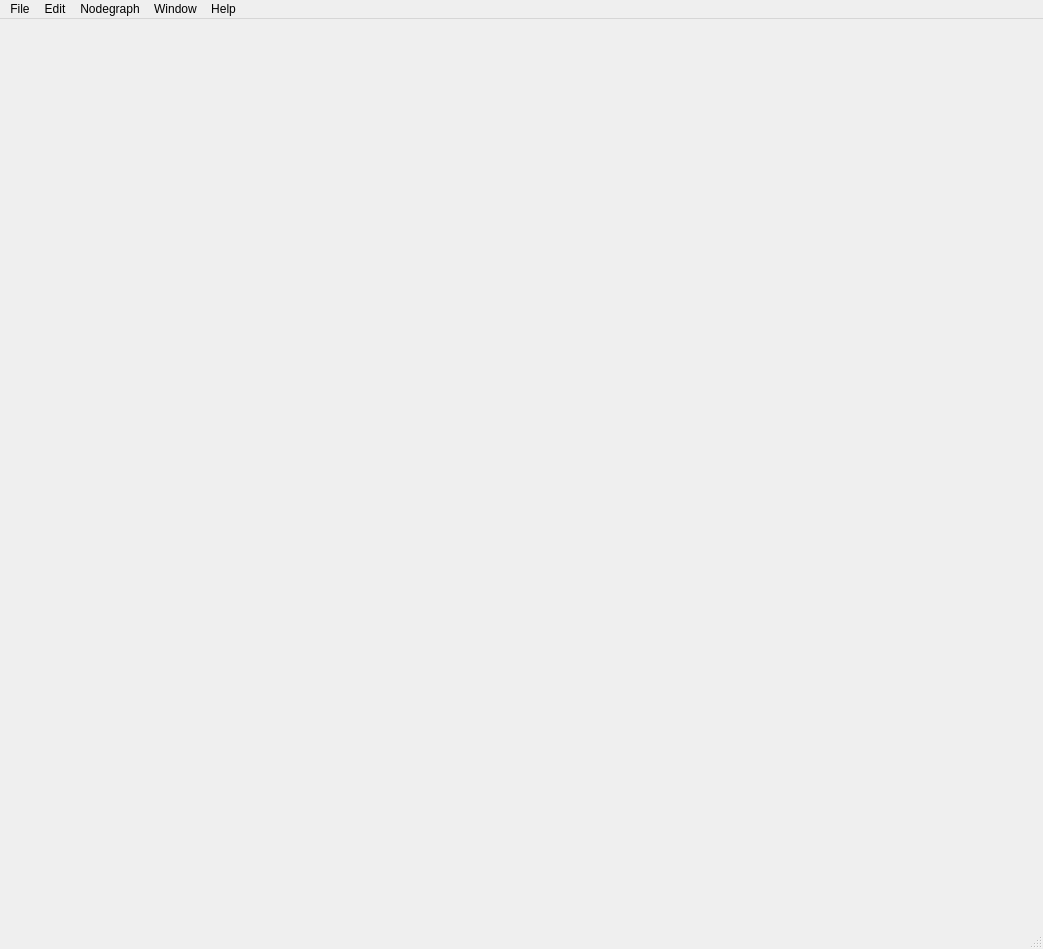
<?xml version="1.0" encoding="UTF-8"?>
<ui version="4.0">
 <class>DCCUI</class>
 <widget class="QMainWindow" name="DCCUI">
  <property name="geometry">
   <rect>
    <x>0</x>
    <y>0</y>
    <width>1043</width>
    <height>949</height>
   </rect>
  </property>
  <property name="windowTitle">
   <string>MainWindow</string>
  </property>
  <property name="documentMode">
   <bool>false</bool>
  </property>
  <property name="dockOptions">
   <set>QMainWindow::AllowNestedDocks|QMainWindow::AllowTabbedDocks|QMainWindow::AnimatedDocks|QMainWindow::ForceTabbedDocks</set>
  </property>
  <widget class="QWidget" name="centralwidget"/>
  <widget class="QMenuBar" name="menubar">
   <property name="geometry">
    <rect>
     <x>0</x>
     <y>0</y>
     <width>1043</width>
     <height>31</height>
    </rect>
   </property>
   <widget class="QMenu" name="menuFile">
    <property name="title">
     <string>File</string>
    </property>
    <addaction name="actionNew"/>
    <addaction name="actionOpen"/>
    <addaction name="actionSave"/>
    <addaction name="actionSaveAs"/>
    <addaction name="actionQuit"/>
   </widget>
   <widget class="QMenu" name="menuEdit">
    <property name="title">
     <string>Edit</string>
    </property>
    <addaction name="actionCut"/>
    <addaction name="actionCopy"/>
    <addaction name="actionPaste"/>
    <addaction name="actionDuplicate"/>
    <addaction name="actionSelect_All"/>
    <addaction name="separator"/>
   </widget>
   <widget class="QMenu" name="menuHelp">
    <property name="title">
     <string>Help</string>
    </property>
    <addaction name="actionDocs"/>
    <addaction name="actionAbout"/>
   </widget>
   <widget class="QMenu" name="menuNodegraph">
    <property name="title">
     <string>Nodegraph</string>
    </property>
    <widget class="QMenu" name="menuAdd_Nodes">
     <property name="title">
      <string>Add Nodes...</string>
     </property>
     <widget class="QMenu" name="menuTesting">
      <property name="title">
       <string>Testing Node Subcat</string>
      </property>
      <addaction name="actionTesting_Add_Node"/>
     </widget>
     <addaction name="menuTesting"/>
    </widget>
    <addaction name="menuAdd_Nodes"/>
    <addaction name="actionExtract_Node"/>
    <addaction name="actionIgnore_Node"/>
    <addaction name="actionEdit_Node"/>
    <addaction name="actionView_Node"/>
   </widget>
   <widget class="QMenu" name="menuWindow">
    <property name="title">
     <string>Window</string>
    </property>
    <widget class="QMenu" name="menuNew_Floating_Window">
     <property name="title">
      <string>New Floating Window</string>
     </property>
     <addaction name="actionTest_Windows"/>
    </widget>
    <widget class="QMenu" name="menuSaved_Layouts_2">
     <property name="title">
      <string>Saved Layouts</string>
     </property>
     <addaction name="actionTest_Saved_Layouts"/>
    </widget>
    <addaction name="menuNew_Floating_Window"/>
    <addaction name="actionSave_Layout_2"/>
    <addaction name="menuSaved_Layouts_2"/>
   </widget>
   <addaction name="menuFile"/>
   <addaction name="menuEdit"/>
   <addaction name="menuNodegraph"/>
   <addaction name="menuWindow"/>
   <addaction name="menuHelp"/>
  </widget>
  <widget class="QStatusBar" name="statusbar"/>
  <action name="actionNew">
   <property name="text">
    <string>&amp;New</string>
   </property>
   <property name="shortcut">
    <string>Ctrl+N</string>
   </property>
  </action>
  <action name="actionOpen">
   <property name="text">
    <string>&amp;Open</string>
   </property>
   <property name="shortcut">
    <string>Ctrl+O</string>
   </property>
  </action>
  <action name="actionSave">
   <property name="text">
    <string>&amp;Save</string>
   </property>
   <property name="shortcut">
    <string>Ctrl+S</string>
   </property>
  </action>
  <action name="actionSaveAs">
   <property name="text">
    <string>Save As...</string>
   </property>
   <property name="shortcut">
    <string>Ctrl+Shift+S</string>
   </property>
  </action>
  <action name="actionQuit">
   <property name="text">
    <string>Quit</string>
   </property>
   <property name="toolTip">
    <string>Exit the program.</string>
   </property>
   <property name="shortcut">
    <string>Ctrl+Q</string>
   </property>
  </action>
  <action name="actionCut">
   <property name="text">
    <string>Cut</string>
   </property>
   <property name="shortcut">
    <string>Ctrl+X</string>
   </property>
  </action>
  <action name="actionCopy">
   <property name="text">
    <string>Copy</string>
   </property>
   <property name="shortcut">
    <string>Ctrl+C</string>
   </property>
  </action>
  <action name="actionPaste">
   <property name="text">
    <string>Paste</string>
   </property>
   <property name="shortcut">
    <string>Ctrl+V</string>
   </property>
  </action>
  <action name="actionTesting">
   <property name="text">
    <string>Testing</string>
   </property>
   <property name="shortcut">
    <string>Ctrl+Shift+F1</string>
   </property>
  </action>
  <action name="actionDocs">
   <property name="text">
    <string>Documentation</string>
   </property>
  </action>
  <action name="actionAbout">
   <property name="text">
    <string>About...</string>
   </property>
  </action>
  <action name="actionDuplicate">
   <property name="text">
    <string>Duplicate</string>
   </property>
   <property name="shortcut">
    <string>Ctrl+D</string>
   </property>
  </action>
  <action name="actionIgnore_Node">
   <property name="text">
    <string>Ignore Node</string>
   </property>
   <property name="shortcut">
    <string>I</string>
   </property>
  </action>
  <action name="actionExtract_Node">
   <property name="text">
    <string>Extract Node</string>
   </property>
   <property name="shortcut">
    <string>Ctrl+Shift+X</string>
   </property>
  </action>
  <action name="actionEdit_Node">
   <property name="text">
    <string>Edit Node</string>
   </property>
   <property name="shortcut">
    <string>E</string>
   </property>
  </action>
  <action name="actionView_Node">
   <property name="text">
    <string>View Node</string>
   </property>
   <property name="shortcut">
    <string>V</string>
   </property>
  </action>
  <action name="actionSave_Layout">
   <property name="text">
    <string>Save Layout...</string>
   </property>
  </action>
  <action name="actionTesting_2">
   <property name="text">
    <string>Saved Layout Testing</string>
   </property>
  </action>
  <action name="actionTesting_Add_Node">
   <property name="text">
    <string>Testing Add Node</string>
   </property>
  </action>
  <action name="actionSelect_All">
   <property name="text">
    <string>Select All</string>
   </property>
   <property name="shortcut">
    <string>Ctrl+A</string>
   </property>
  </action>
  <action name="actionTest_Windows">
   <property name="text">
    <string>Test Windows</string>
   </property>
  </action>
  <action name="actionSave_Layout_2">
   <property name="text">
    <string>Save Layout</string>
   </property>
  </action>
  <action name="actionTest_Saved_Layouts">
   <property name="text">
    <string>Test Saved Layouts</string>
   </property>
  </action>
 </widget>
 <resources/>
 <connections/>
</ui>
